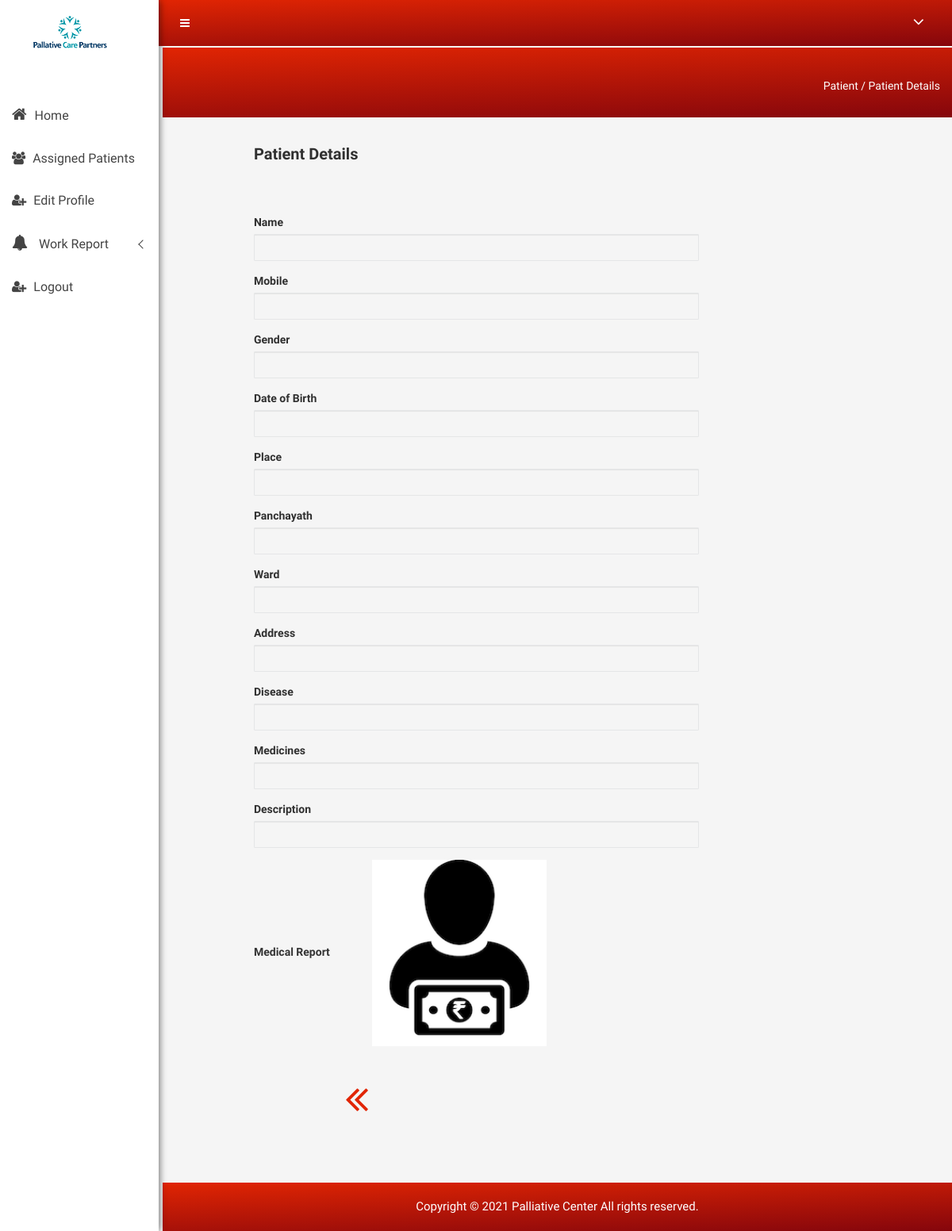
Before: /Nurse/viewmore_plist.php?id=4 (signed in) with the older database file.
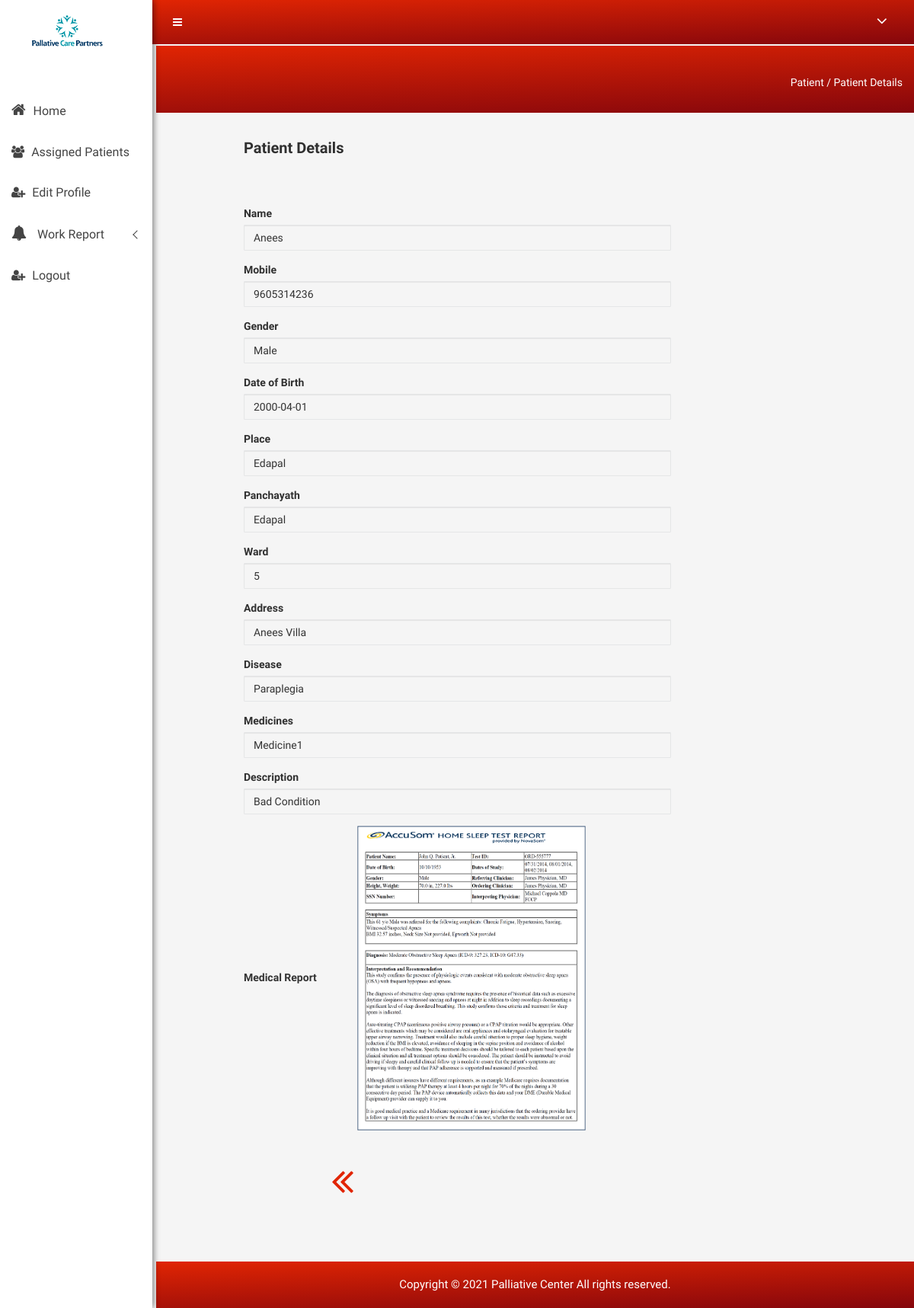
After: the same page with the newer database file.
### tables this page shows
CREATE TABLE `medical_report` (
  `mr_id` int(5) NOT NULL,
  `pid` int(5) NOT NULL,
  `vid` int(5) NOT NULL,
  `disease` varchar(30) NOT NULL,
  `medicines` varchar(150) NOT NULL,
  `description` varchar(150) NOT NULL,
  `report_image` varchar(150) NOT NULL
);

CREATE TABLE `patient` (
  `pid` int(5) NOT NULL,
  `pname` varchar(30) NOT NULL,
  `mobile` bigint(12) NOT NULL,
  `dob` date NOT NULL,
  `gender` varchar(10) NOT NULL,
  `place` varchar(25) NOT NULL,
  `panchayath` varchar(25) NOT NULL,
  `ward` int(5) NOT NULL,
  `address` varchar(50) NOT NULL,
  `pincode` int(8) NOT NULL,
  `disease` varchar(30) NOT NULL
);

### Nurse/viewmore_plist.php (the view, shortened to what this page needs)
<?php
include "header.php";
$k=$_GET['id'];
$sq1=mysqli_query($con,"select * from patient inner join medical_report on patient.pid=medical_report.pid where patient.pid='$k'");
$ro1=mysqli_fetch_array($sq1);
?>
<div class="breadcome-area">
    <div class="container-fluid">
        <div class="row">
            <div class="col-lg-12 col-md-12 col-sm-12 col-xs-12">
                <div class="breadcome-list single-page-breadcome">
                    <div class="row">
                        <div class="col-lg-6 col-md-6 col-sm-6 col-xs-6">
                        </div>
                        <div class="col-lg-6 col-md-6 col-sm-6 col-xs-6">
                            <ul class="breadcome-menu">
                                <li><a href="#">Patient</a> <span class="bread-slash">/</span>
                                </li>
                                <li><span class="bread-blod">Patient Details</span>
                                </li>
                            </ul>
                        </div>
                    </div>
                </div>
            </div>
        </div>
    </div>
</div>
</div>
<div class="basic-form-area mg-tb-15">
    <div class="container-fluid">
        <div class="row">
            <div class="col-lg-10">
                <div class="sparkline8-list mt-b-30" style="margin-left: 10%">
                    <div class="sparkline8-hd">
                        <div class="main-sparkline8-hd">
                            <h1>Patient Details</h1>
                        </div>
                    </div><br>
                    <div class="sparkline8-graph">
                        <div class="basic-login-form-ad">
                            <div class="row" >
                                <div class="col-lg-10">
                                    <div class="basic-login-inner">
                                        <form>
                                            <div class="form-group-inner">
                                            </div>
                                            <div class="form-group-inner">
                                                <label>Name</label>
                                                <input readonly class="form-control" value="<?php echo $ro1['pname']?>" style="text-transform: capitalize;background-color:transparent;" />
                                            </div>
                                            <div class="form-group-inner">
                                                <label>Mobile</label>
                                                <input readonly class="form-control" value="<?php echo $ro1['mobile']?>" style="text-transform: capitalize;background-color:transparent;" />
                                            </div>
                                            <div class="form-group-inner">
                                                <label>Gender</label>
                                                <input readonly class="form-control" value="<?php echo $ro1['gender']?>" style="text-transform: capitalize;background-color:transparent;" />
                                            </div>
                                            <div class="form-group-inner">
                                                <label>Date of Birth</label>
                                                <input readonly class="form-control" value="<?php echo $ro1['dob']?>" style="text-transform: capitalize;background-color:transparent;" />
                                            </div>
                                            <div class="form-group-inner">
                                                <label>Place</label>
                                                <input readonly class="form-control" value="<?php echo $ro1['place']?>" style="text-transform: capitalize;background-color:transparent;" />
                                            </div>
                                            <div class="form-group-inner">
                                                <label>Panchayath</label>
                                                <input readonly class="form-control" value="<?php echo $ro1['panchayath']?>" style="text-transform: capitalize;background-color:transparent;" />
                                            </div>
                                            <div class="form-group-inner">
                                                <label>Ward</label>
                                                <input readonly class="form-control" value="<?php echo $ro1['ward']?>" style="text-transform: capitalize;background-color:transparent;" />
                                            </div>
                                            <div class="form-group-inner">
                                                <label>Address</label>
                                                <input readonly class="form-control" value="<?php echo $ro1['address']?>" style="text-transform: capitalize;background-color:transparent;" />
                                            </div>
                                            <div class="form-group-inner">
                                                <label>Disease</label>
                                                <input readonly class="form-control" value="<?php echo $ro1['disease']?>" style="text-transform: capitalize;background-color:transparent;" />
                                            </div>
                                            <div class="form-group-inner">
                                                <label>Medicines</label>
                                                <input readonly class="form-control" value="<?php echo $ro1['medicines']?>" style="text-transform: capitalize;background-color:transparent;" />
                                            </div>
                                            <div class="form-group-inner">
                                                <label>Description</label>
                                                <input readonly class="form-control" value="<?php echo $ro1['description']?>" style="text-transform: capitalize;background-color:transparent;" />
                                            </div>
                                            <div class="profile-info-inner">
                                                <div class="profile-img">
                                                    <label>Medical Report</label>
                                                    <?php
                                                    if($ro1['report_image']=='') {
                                                        ?>
                                                        <img src="img/sponsor.png" alt=""
                                                             style="height: 235px;width: 220px;margin-left: 50px;"/>
                                                        <?php
                                                    }else{
                                                        ?>
                                                        <img src="../UPLOADS/<?php echo $ro1['report_image'] ?>" alt=""
                                                             style="height: 400px;width: 300px;margin-left: 50px;"/>
                                                        <?php
                                                    }
                                                    ?>
                                                </div>
                                        </form>
                                    </div>
                                </div>
                                <div class="col-lg-6 col-md-6 col-sm-6 ">
                                    <div class="basic-login-inner" style="margin-top: 4%;margin-left: 12%;">
                                        <a href="ass_pat_view.php" style="color:
#e12503;
font-size: 100px;
padding: 0px 70px;
display: block;
margin-top: -14%;"><i class="fa fa-angle-double-left big-icon" style="font-size: 51%;"></i></a>
                                    </div>
                                </div>
                            </div>
                        </div>
                    </div>
                </div>
            </div>
        </div>
    </div>
</div>
<?php
include "footer.php";
?>
</body>
</html>

### Nurse/header.php (shortened to what this page needs)
<!doctype html>
<html class="no-js" lang="en">
<head>
    <link rel="stylesheet" href="css/bootstrap.min.css">
    <link rel="stylesheet" href="css/font-awesome.min.css">
    <link rel="stylesheet" href="css/owl.carousel.css">
    <link rel="stylesheet" href="css/owl.theme.css">
    <link rel="stylesheet" href="css/owl.transitions.css">
    <link rel="stylesheet" href="css/animate.css">
    <link rel="stylesheet" href="css/normalize.css">
    <link rel="stylesheet" href="css/meanmenu.min.css">
    <link rel="stylesheet" href="css/main.css">
    <link rel="stylesheet" href="css/morrisjs/morris.css">
    <link rel="stylesheet" href="css/scrollbar/jquery.mCustomScrollbar.min.css">
    <link rel="stylesheet" href="css/metisMenu/metisMenu.min.css">
    <link rel="stylesheet" href="css/metisMenu/metisMenu-vertical.css">
    <link rel="stylesheet" href="css/calendar/fullcalendar.min.css">
    <link rel="stylesheet" href="css/calendar/fullcalendar.print.min.css">
    <link rel="stylesheet" href="style.css">
    <link rel="stylesheet" href="css/responsive.css">
</head>
<body>
<div class="left-sidebar-pro">
    <nav id="sidebar" class="">
        <div class="sidebar-header">
            <a href="index.php"><img class="main-logo" src="../Admin/img/logo/logo2.png" alt="" style="width: 158px;margin-left: -24px;margin-top: -18px;"/></a>
        </div>
        <div class="left-custom-menu-adp-wrap comment-scrollbar">
            <nav class="sidebar-nav left-sidebar-menu-pro">
                <ul class="metismenu" id="menu1">
                    <li><a title="Home" href="index.php" aria-expanded="false"><i class="fa big-icon fa-home icon-wrap"></i><span class="mini-click-non">Home</span></a></li>
                    <li><a title="Assigned patients" href="view_patientlist.php" aria-expanded="false"><i class="fa fa-users icon-wrap sub-icon-mg" aria-hidden="true"></i> <span class="mini-click-non">Assigned Patients</span></a></li>
                    <li><a title="edit profile" href="edit_profile.php" aria-expanded="false"><i class="fa fa-user-plus icon-wrap sub-icon-mg" aria-hidden="true"></i> <span class="mini-click-non">Edit Profile</span></a></li>
                    <li>
                        <a class="has-arrow" href="" aria-expanded="false"><i class="fa big-icon fa-bell icon-wrap"></i> <span class="mini-click-non">Work Report</span></a>
                    </li>
                    <li><a title="logout" href="logout.php" aria-expanded="false"><i class="fa fa-user-plus icon-wrap sub-icon-mg" aria-hidden="true"></i> <span class="mini-click-non">Logout</span></a></li>
                </ul>
            </nav>
        </div>
    </nav>
</div>
<div class="all-content-wrapper">
    <div class="container-fluid">
        <div class="row">
            <div class="col-lg-12 col-md-12 col-sm-12 col-xs-12">
                <div class="logo-pro">
                    <a href="index.php"><img class="main-logo" src="img/logo/logo.png" alt="" /></a>
                </div>
            </div>
        </div>
    </div>
    <div class="header-advance-area">
        <div class="header-top-area">
            <div class="container-fluid">
                <div class="row">
                    <div class="col-lg-12 col-md-12 col-sm-12 col-xs-12">
                        <div class="header-top-wraper">
                            <div class="row">
                                <div class="col-lg-1 col-md-0 col-sm-1 col-xs-12">
                                    <div class="menu-switcher-pro">
                                        <button type="button" id="sidebarCollapse" class="btn bar-button-pro header-drl-controller-btn btn-info navbar-btn">
                                            <i class="fa fa-bars"></i>
                                        </button>
                                    </div>
                                </div>
                                <div class="col-lg-6 col-md-7 col-sm-6 col-xs-12">
                                    <div class="header-top-menu tabl-d-n">
                                        <ul class="nav navbar-nav mai-top-nav">
                                            <li class="nav-item"><a href="#" class="nav-link"></a>
                                            </li>
                                            <li class="nav-item"><a href="#" class="nav-link"></a>
                                            </li>
                                            <li class="nav-item"><a href="#" class="nav-link"></a>
                                            </li>
                                            <li class="nav-item"><a href="#" class="nav-link"></a>
                                            </li>
                                        </ul>
                                    </div>
                                </div>
                                <div class="col-lg-5 col-md-5 col-sm-12 col-xs-12">
                                    <div class="header-right-info">
                                        <ul class="nav navbar-nav mai-top-nav header-right-menu">
                                            <li class="nav-item">
                                                <a href="#" data-toggle="dropdown" role="button" aria-expanded="false" class="nav-link dropdown-toggle">
                                                    <i class="fa fa-angle-down adminpro-icon adminpro-down-arrow"></i>
                                                </a>
                                            </li>
                                            <li class="nav-item nav-setting-open"><a href="#" data-toggle="dropdown" role="button" aria-expanded="false" class="nav-link dropdown-toggle"></a></li>
                                        </ul>
                                    </div>
                                </div>
                            </div>
                        </div>
                    </div>
                </div>
            </div>
        </div>

### Nurse/footer.php (shortened to what this page needs)
<div class="footer-copyright-area">
    <div class="container-fluid">
        <div class="row">
            <div class="col-lg-12">
                <div class="footer-copy-right">
                    <p>Copyright &copy; <?php echo date('Y') ?> <a href="#">Palliative Center</a> All rights reserved.</p>
                </div>
            </div>
        </div>
    </div>
</div>
</div>

### Nurse/css/main.css (style rules this page uses)
html { color: #222; font-size: 1em; line-height: 1.4; }
audio, canvas, iframe, img, svg, video { vertical-align: middle; }

### Nurse/css/metisMenu/metisMenu-vertical.css (style rules this page uses)
.sidebar-nav { background: #fff; }
.sidebar-nav ul { padding: 0; margin: 0; list-style: none; background: #f5f5f5; }
.sidebar-nav .metismenu { background: #fff; display: -webkit-box; display: -ms-flexbox; display: flex; -webkit-box-orient: vertical; -webkit-box-direction: normal; -ms-flex-direction: column; flex-direction: column; }
.sidebar-nav .metismenu li + li { margin-top: 5px; }
.sidebar-nav .metismenu li:first-child { margin-top: 5px; }
.sidebar-nav .metismenu li:last-child { margin-bottom: 5px; }
.sidebar-nav .metismenu > li { display: -webkit-box; display: -ms-flexbox; display: flex; -webkit-box-orient: vertical; -webkit-box-direction: normal; -ms-flex-direction: column; flex-direction: column; position: relative; }
.sidebar-nav .metismenu a { position: relative; display: block; padding: 13px 15px; color: #444; outline-width: 0; transition: all .3s ease-out; font-size:16px; }
.sidebar-nav .metismenu li .icon-wrap { margin-right:10px; font-size:20px; }
.sidebar-nav .metismenu li .sub-icon-mg { margin-right:5px; font-size:16px; }

Changed rows visible on the page:
added medical_report: pid.pname "anees", pid.mobile "9605314236", pid.gender "male", pid.dob "2000-04-01", pid.place "edapal", pid.panchayath "edapal", pid.ward "5", pid.address "anees villa", disease "paraplegia", medicines "medicine1", description "bad condition", report_image (picture)
